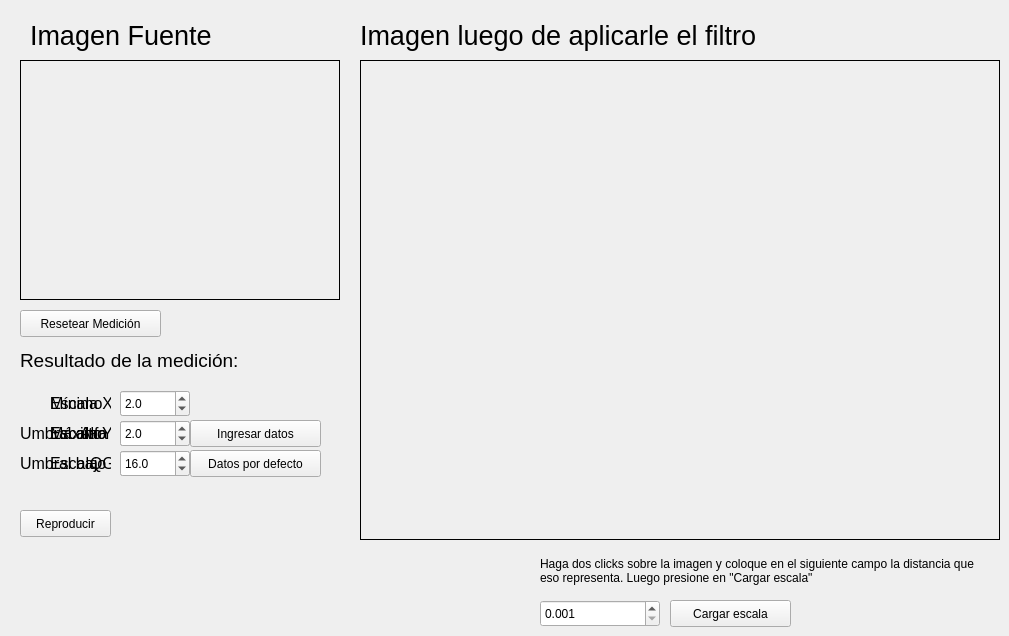
  <widget class="QWidget" name="centralwidget">
   <widget class="QLabel" name="labelCaptura">
    <property name="geometry">
     <rect>
      <x>30</x>
      <y>20</y>
      <width>201</width>
      <height>31</height>
     </rect>
    </property>
    <property name="font">
     <font>
      <pointsize>20</pointsize>
     </font>
    </property>
    <property name="text">
     <string>Imagen Fuente</string>
    </property>
   </widget>
   <widget class="QLabel" name="labelAplicada">
    <property name="geometry">
     <rect>
      <x>360</x>
      <y>20</y>
      <width>451</width>
      <height>31</height>
     </rect>
    </property>
    <property name="font">
     <font>
      <pointsize>20</pointsize>
     </font>
    </property>
    <property name="text">
     <string>Imagen luego de aplicarle el filtro</string>
    </property>
   </widget>
   <widget class="QLabel" name="labelResultado">
    <property name="geometry">
     <rect>
      <x>20</x>
      <y>350</y>
      <width>321</width>
      <height>21</height>
     </rect>
    </property>
    <property name="font">
     <font>
      <pointsize>14</pointsize>
      <weight>50</weight>
      <italic>false</italic>
      <bold>false</bold>
     </font>
    </property>
    <property name="text">
     <string>Resultado de la medición: </string>
    </property>
   </widget>
   <widget class="QPushButton" name="botonResetearMedicion">
    <property name="geometry">
     <rect>
      <x>20</x>
      <y>310</y>
      <width>141</width>
      <height>27</height>
     </rect>
    </property>
    <property name="text">
     <string>Resetear Medición</string>
    </property>
   </widget>
   <widget class="QLabel" name="labelDestiny">
    <property name="geometry">
     <rect>
      <x>360</x>
      <y>60</y>
      <width>640</width>
      <height>480</height>
     </rect>
    </property>
    <property name="sizePolicy">
     <sizepolicy hsizetype="Expanding" vsizetype="Expanding">
      <horstretch>0</horstretch>
      <verstretch>0</verstretch>
     </sizepolicy>
    </property>
    <property name="minimumSize">
     <size>
      <width>10</width>
      <height>10</height>
     </size>
    </property>
    <property name="maximumSize">
     <size>
      <width>640</width>
      <height>480</height>
     </size>
    </property>
    <property name="palette">
     <palette>
      <active>
       <colorrole role="WindowText">
        <brush brushstyle="SolidPattern">
         <color alpha="255">
          <red>0</red>
          <green>0</green>
          <blue>0</blue>
         </color>
        </brush>
       </colorrole>
       <colorrole role="Button">
        <brush brushstyle="SolidPattern">
         <color alpha="255">
          <red>229</red>
          <green>240</green>
          <blue>232</blue>
         </color>
        </brush>
       </colorrole>
       <colorrole role="Light">
        <brush brushstyle="SolidPattern">
         <color alpha="255">
          <red>255</red>
          <green>255</green>
          <blue>255</blue>
         </color>
        </brush>
       </colorrole>
       <colorrole role="Midlight">
        <brush brushstyle="SolidPattern">
         <color alpha="255">
          <red>242</red>
          <green>247</green>
          <blue>243</blue>
         </color>
        </brush>
       </colorrole>
       <colorrole role="Dark">
        <brush brushstyle="SolidPattern">
         <color alpha="255">
          <red>114</red>
          <green>120</green>
          <blue>116</blue>
         </color>
        </brush>
       </colorrole>
       <colorrole role="Mid">
        <brush brushstyle="SolidPattern">
         <color alpha="255">
          <red>153</red>
          <green>160</green>
          <blue>155</blue>
         </color>
        </brush>
       </colorrole>
       <colorrole role="Text">
        <brush brushstyle="SolidPattern">
         <color alpha="255">
          <red>0</red>
          <green>0</green>
          <blue>0</blue>
         </color>
        </brush>
       </colorrole>
       <colorrole role="BrightText">
        <brush brushstyle="SolidPattern">
         <color alpha="255">
          <red>255</red>
          <green>255</green>
          <blue>255</blue>
         </color>
        </brush>
       </colorrole>
       <colorrole role="ButtonText">
        <brush brushstyle="SolidPattern">
         <color alpha="255">
          <red>0</red>
          <green>0</green>
          <blue>0</blue>
         </color>
        </brush>
       </colorrole>
       <colorrole role="Base">
        <brush brushstyle="SolidPattern">
         <color alpha="255">
          <red>255</red>
          <green>255</green>
          <blue>255</blue>
         </color>
        </brush>
       </colorrole>
       <colorrole role="Window">
        <brush brushstyle="SolidPattern">
         <color alpha="255">
          <red>229</red>
          <green>240</green>
          <blue>232</blue>
         </color>
        </brush>
       </colorrole>
       <colorrole role="Shadow">
        <brush brushstyle="SolidPattern">
         <color alpha="255">
          <red>0</red>
          <green>0</green>
          <blue>0</blue>
         </color>
        </brush>
       </colorrole>
       <colorrole role="AlternateBase">
        <brush brushstyle="SolidPattern">
         <color alpha="255">
          <red>242</red>
          <green>247</green>
          <blue>243</blue>
         </color>
        </brush>
       </colorrole>
       <colorrole role="ToolTipBase">
        <brush brushstyle="SolidPattern">
         <color alpha="255">
          <red>255</red>
          <green>255</green>
          <blue>220</blue>
         </color>
        </brush>
       </colorrole>
       <colorrole role="ToolTipText">
        <brush brushstyle="SolidPattern">
         <color alpha="255">
          <red>0</red>
          <green>0</green>
          <blue>0</blue>
         </color>
        </brush>
       </colorrole>
      </active>
      <inactive>
       <colorrole role="WindowText">
        <brush brushstyle="SolidPattern">
         <color alpha="255">
          <red>0</red>
          <green>0</green>
          <blue>0</blue>
         </color>
        </brush>
       </colorrole>
       <colorrole role="Button">
        <brush brushstyle="SolidPattern">
         <color alpha="255">
          <red>229</red>
          <green>240</green>
          <blue>232</blue>
         </color>
        </brush>
       </colorrole>
       <colorrole role="Light">
        <brush brushstyle="SolidPattern">
         <color alpha="255">
          <red>255</red>
          <green>255</green>
          <blue>255</blue>
         </color>
        </brush>
       </colorrole>
       <colorrole role="Midlight">
        <brush brushstyle="SolidPattern">
         <color alpha="255">
          <red>242</red>
          <green>247</green>
          <blue>243</blue>
         </color>
        </brush>
       </colorrole>
       <colorrole role="Dark">
        <brush brushstyle="SolidPattern">
         <color alpha="255">
          <red>114</red>
          <green>120</green>
          <blue>116</blue>
         </color>
        </brush>
       </colorrole>
       <colorrole role="Mid">
        <brush brushstyle="SolidPattern">
         <color alpha="255">
          <red>153</red>
          <green>160</green>
          <blue>155</blue>
         </color>
        </brush>
       </colorrole>
       <colorrole role="Text">
        <brush brushstyle="SolidPattern">
         <color alpha="255">
          <red>0</red>
          <green>0</green>
          <blue>0</blue>
         </color>
        </brush>
       </colorrole>
       <colorrole role="BrightText">
        <brush brushstyle="SolidPattern">
         <color alpha="255">
          <red>255</red>
          <green>255</green>
          <blue>255</blue>
         </color>
        </brush>
       </colorrole>
       <colorrole role="ButtonText">
        <brush brushstyle="SolidPattern">
         <color alpha="255">
          <red>0</red>
          <green>0</green>
          <blue>0</blue>
         </color>
        </brush>
       </colorrole>
       <colorrole role="Base">
        <brush brushstyle="SolidPattern">
         <color alpha="255">
          <red>255</red>
          <green>255</green>
          <blue>255</blue>
         </color>
        </brush>
       </colorrole>
       <colorrole role="Window">
        <brush brushstyle="SolidPattern">
         <color alpha="255">
          <red>229</red>
          <green>240</green>
          <blue>232</blue>
         </color>
        </brush>
       </colorrole>
       <colorrole role="Shadow">
        <brush brushstyle="SolidPattern">
         <color alpha="255">
          <red>0</red>
          <green>0</green>
          <blue>0</blue>
         </color>
        </brush>
       </colorrole>
       <colorrole role="AlternateBase">
        <brush brushstyle="SolidPattern">
         <color alpha="255">
          <red>242</red>
          <green>247</green>
          <blue>243</blue>
         </color>
        </brush>
       </colorrole>
       <colorrole role="ToolTipBase">
        <brush brushstyle="SolidPattern">
         <color alpha="255">
          <red>255</red>
          <green>255</green>
          <blue>220</blue>
         </color>
        </brush>
       </colorrole>
       <colorrole role="ToolTipText">
        <brush brushstyle="SolidPattern">
         <color alpha="255">
          <red>0</red>
          <green>0</green>
          <blue>0</blue>
         </color>
        </brush>
       </colorrole>
      </inactive>
      <disabled>
       <colorrole role="WindowText">
        <brush brushstyle="SolidPattern">
         <color alpha="255">
          <red>114</red>
          <green>120</green>
          <blue>116</blue>
         </color>
        </brush>
       </colorrole>
       <colorrole role="Button">
        <brush brushstyle="SolidPattern">
         <color alpha="255">
          <red>229</red>
          <green>240</green>
          <blue>232</blue>
         </color>
        </brush>
       </colorrole>
       <colorrole role="Light">
        <brush brushstyle="SolidPattern">
         <color alpha="255">
          <red>255</red>
          <green>255</green>
          <blue>255</blue>
         </color>
        </brush>
       </colorrole>
       <colorrole role="Midlight">
        <brush brushstyle="SolidPattern">
         <color alpha="255">
          <red>242</red>
          <green>247</green>
          <blue>243</blue>
         </color>
        </brush>
       </colorrole>
       <colorrole role="Dark">
        <brush brushstyle="SolidPattern">
         <color alpha="255">
          <red>114</red>
          <green>120</green>
          <blue>116</blue>
         </color>
        </brush>
       </colorrole>
       <colorrole role="Mid">
        <brush brushstyle="SolidPattern">
         <color alpha="255">
          <red>153</red>
          <green>160</green>
          <blue>155</blue>
         </color>
        </brush>
       </colorrole>
       <colorrole role="Text">
        <brush brushstyle="SolidPattern">
         <color alpha="255">
          <red>114</red>
          <green>120</green>
          <blue>116</blue>
         </color>
        </brush>
       </colorrole>
       <colorrole role="BrightText">
        <brush brushstyle="SolidPattern">
         <color alpha="255">
          <red>255</red>
          <green>255</green>
          <blue>255</blue>
         </color>
        </brush>
       </colorrole>
       <colorrole role="ButtonText">
        <brush brushstyle="SolidPattern">
         <color alpha="255">
          <red>114</red>
          <green>120</green>
          <blue>116</blue>
         </color>
        </brush>
       </colorrole>
       <colorrole role="Base">
        <brush brushstyle="SolidPattern">
         <color alpha="255">
          <red>229</red>
          <green>240</green>
          <blue>232</blue>
         </color>
        </brush>
       </colorrole>
       <colorrole role="Window">
        <brush brushstyle="SolidPattern">
         <color alpha="255">
          <red>229</red>
          <green>240</green>
          <blue>232</blue>
         </color>
        </brush>
       </colorrole>
       <colorrole role="Shadow">
        <brush brushstyle="SolidPattern">
         <color alpha="255">
          <red>0</red>
          <green>0</green>
          <blue>0</blue>
         </color>
        </brush>
       </colorrole>
       <colorrole role="AlternateBase">
        <brush brushstyle="SolidPattern">
         <color alpha="255">
          <red>229</red>
          <green>240</green>
          <blue>232</blue>
         </color>
        </brush>
       </colorrole>
       <colorrole role="ToolTipBase">
        <brush brushstyle="SolidPattern">
         <color alpha="255">
          <red>255</red>
          <green>255</green>
          <blue>220</blue>
         </color>
        </brush>
       </colorrole>
       <colorrole role="ToolTipText">
        <brush brushstyle="SolidPattern">
         <color alpha="255">
          <red>0</red>
          <green>0</green>
          <blue>0</blue>
         </color>
        </brush>
       </colorrole>
      </disabled>
     </palette>
    </property>
    <property name="cursor">
     <cursorShape>PointingHandCursor</cursorShape>
    </property>
    <property name="mouseTracking">
     <bool>false</bool>
    </property>
    <property name="frameShape">
     <enum>QFrame::Box</enum>
    </property>
    <property name="text">
     <string/>
    </property>
   </widget>
   <widget class="QLabel" name="labelSource">
    <property name="geometry">
     <rect>
      <x>20</x>
      <y>60</y>
      <width>320</width>
      <height>240</height>
     </rect>
    </property>
    <property name="minimumSize">
     <size>
      <width>10</width>
      <height>10</height>
     </size>
    </property>
    <property name="maximumSize">
     <size>
      <width>320</width>
      <height>240</height>
     </size>
    </property>
    <property name="palette">
     <palette>
      <active>
       <colorrole role="WindowText">
        <brush brushstyle="SolidPattern">
         <color alpha="255">
          <red>0</red>
          <green>0</green>
          <blue>0</blue>
         </color>
        </brush>
       </colorrole>
       <colorrole role="Button">
        <brush brushstyle="SolidPattern">
         <color alpha="255">
          <red>218</red>
          <green>240</green>
          <blue>220</blue>
         </color>
        </brush>
       </colorrole>
       <colorrole role="Light">
        <brush brushstyle="SolidPattern">
         <color alpha="255">
          <red>255</red>
          <green>255</green>
          <blue>255</blue>
         </color>
        </brush>
       </colorrole>
       <colorrole role="Midlight">
        <brush brushstyle="SolidPattern">
         <color alpha="255">
          <red>236</red>
          <green>247</green>
          <blue>237</blue>
         </color>
        </brush>
       </colorrole>
       <colorrole role="Dark">
        <brush brushstyle="SolidPattern">
         <color alpha="255">
          <red>109</red>
          <green>120</green>
          <blue>110</blue>
         </color>
        </brush>
       </colorrole>
       <colorrole role="Mid">
        <brush brushstyle="SolidPattern">
         <color alpha="255">
          <red>145</red>
          <green>160</green>
          <blue>147</blue>
         </color>
        </brush>
       </colorrole>
       <colorrole role="Text">
        <brush brushstyle="SolidPattern">
         <color alpha="255">
          <red>0</red>
          <green>0</green>
          <blue>0</blue>
         </color>
        </brush>
       </colorrole>
       <colorrole role="BrightText">
        <brush brushstyle="SolidPattern">
         <color alpha="255">
          <red>255</red>
          <green>255</green>
          <blue>255</blue>
         </color>
        </brush>
       </colorrole>
       <colorrole role="ButtonText">
        <brush brushstyle="SolidPattern">
         <color alpha="255">
          <red>0</red>
          <green>0</green>
          <blue>0</blue>
         </color>
        </brush>
       </colorrole>
       <colorrole role="Base">
        <brush brushstyle="SolidPattern">
         <color alpha="255">
          <red>255</red>
          <green>255</green>
          <blue>255</blue>
         </color>
        </brush>
       </colorrole>
       <colorrole role="Window">
        <brush brushstyle="SolidPattern">
         <color alpha="255">
          <red>218</red>
          <green>240</green>
          <blue>220</blue>
         </color>
        </brush>
       </colorrole>
       <colorrole role="Shadow">
        <brush brushstyle="SolidPattern">
         <color alpha="255">
          <red>0</red>
          <green>0</green>
          <blue>0</blue>
         </color>
        </brush>
       </colorrole>
       <colorrole role="AlternateBase">
        <brush brushstyle="SolidPattern">
         <color alpha="255">
          <red>236</red>
          <green>247</green>
          <blue>237</blue>
         </color>
        </brush>
       </colorrole>
       <colorrole role="ToolTipBase">
        <brush brushstyle="SolidPattern">
         <color alpha="255">
          <red>255</red>
          <green>255</green>
          <blue>220</blue>
         </color>
        </brush>
       </colorrole>
       <colorrole role="ToolTipText">
        <brush brushstyle="SolidPattern">
         <color alpha="255">
          <red>0</red>
          <green>0</green>
          <blue>0</blue>
         </color>
        </brush>
       </colorrole>
      </active>
      <inactive>
       <colorrole role="WindowText">
        <brush brushstyle="SolidPattern">
         <color alpha="255">
          <red>0</red>
          <green>0</green>
          <blue>0</blue>
         </color>
        </brush>
       </colorrole>
       <colorrole role="Button">
        <brush brushstyle="SolidPattern">
         <color alpha="255">
          <red>218</red>
          <green>240</green>
          <blue>220</blue>
         </color>
        </brush>
       </colorrole>
       <colorrole role="Light">
        <brush brushstyle="SolidPattern">
         <color alpha="255">
          <red>255</red>
          <green>255</green>
          <blue>255</blue>
         </color>
        </brush>
       </colorrole>
       <colorrole role="Midlight">
        <brush brushstyle="SolidPattern">
         <color alpha="255">
          <red>236</red>
          <green>247</green>
          <blue>237</blue>
         </color>
        </brush>
       </colorrole>
       <colorrole role="Dark">
        <brush brushstyle="SolidPattern">
         <color alpha="255">
          <red>109</red>
          <green>120</green>
          <blue>110</blue>
         </color>
        </brush>
       </colorrole>
       <colorrole role="Mid">
        <brush brushstyle="SolidPattern">
         <color alpha="255">
          <red>145</red>
          <green>160</green>
          <blue>147</blue>
         </color>
        </brush>
       </colorrole>
       <colorrole role="Text">
        <brush brushstyle="SolidPattern">
         <color alpha="255">
          <red>0</red>
          <green>0</green>
          <blue>0</blue>
         </color>
        </brush>
       </colorrole>
       <colorrole role="BrightText">
        <brush brushstyle="SolidPattern">
         <color alpha="255">
          <red>255</red>
          <green>255</green>
          <blue>255</blue>
         </color>
        </brush>
       </colorrole>
       <colorrole role="ButtonText">
        <brush brushstyle="SolidPattern">
         <color alpha="255">
          <red>0</red>
          <green>0</green>
          <blue>0</blue>
         </color>
        </brush>
       </colorrole>
       <colorrole role="Base">
        <brush brushstyle="SolidPattern">
         <color alpha="255">
          <red>255</red>
          <green>255</green>
          <blue>255</blue>
         </color>
        </brush>
       </colorrole>
       <colorrole role="Window">
        <brush brushstyle="SolidPattern">
         <color alpha="255">
          <red>218</red>
          <green>240</green>
          <blue>220</blue>
         </color>
        </brush>
       </colorrole>
       <colorrole role="Shadow">
        <brush brushstyle="SolidPattern">
         <color alpha="255">
          <red>0</red>
          <green>0</green>
          <blue>0</blue>
         </color>
        </brush>
       </colorrole>
       <colorrole role="AlternateBase">
        <brush brushstyle="SolidPattern">
         <color alpha="255">
          <red>236</red>
          <green>247</green>
          <blue>237</blue>
         </color>
        </brush>
       </colorrole>
       <colorrole role="ToolTipBase">
        <brush brushstyle="SolidPattern">
         <color alpha="255">
          <red>255</red>
          <green>255</green>
          <blue>220</blue>
         </color>
        </brush>
       </colorrole>
       <colorrole role="ToolTipText">
        <brush brushstyle="SolidPattern">
         <color alpha="255">
          <red>0</red>
          <green>0</green>
          <blue>0</blue>
         </color>
        </brush>
       </colorrole>
      </inactive>
      <disabled>
       <colorrole role="WindowText">
        <brush brushstyle="SolidPattern">
         <color alpha="255">
          <red>109</red>
          <green>120</green>
          <blue>110</blue>
         </color>
        </brush>
       </colorrole>
       <colorrole role="Button">
        <brush brushstyle="SolidPattern">
         <color alpha="255">
          <red>218</red>
          <green>240</green>
          <blue>220</blue>
         </color>
        </brush>
       </colorrole>
       <colorrole role="Light">
        <brush brushstyle="SolidPattern">
         <color alpha="255">
          <red>255</red>
          <green>255</green>
          <blue>255</blue>
         </color>
        </brush>
       </colorrole>
       <colorrole role="Midlight">
        <brush brushstyle="SolidPattern">
         <color alpha="255">
          <red>236</red>
          <green>247</green>
          <blue>237</blue>
         </color>
        </brush>
       </colorrole>
       <colorrole role="Dark">
        <brush brushstyle="SolidPattern">
         <color alpha="255">
          <red>109</red>
          <green>120</green>
          <blue>110</blue>
         </color>
        </brush>
       </colorrole>
       <colorrole role="Mid">
        <brush brushstyle="SolidPattern">
         <color alpha="255">
          <red>145</red>
          <green>160</green>
          <blue>147</blue>
         </color>
        </brush>
       </colorrole>
       <colorrole role="Text">
        <brush brushstyle="SolidPattern">
         <color alpha="255">
          <red>109</red>
          <green>120</green>
          <blue>110</blue>
         </color>
        </brush>
       </colorrole>
       <colorrole role="BrightText">
        <brush brushstyle="SolidPattern">
         <color alpha="255">
          <red>255</red>
          <green>255</green>
          <blue>255</blue>
         </color>
        </brush>
       </colorrole>
       <colorrole role="ButtonText">
        <brush brushstyle="SolidPattern">
         <color alpha="255">
          <red>109</red>
          <green>120</green>
          <blue>110</blue>
         </color>
        </brush>
       </colorrole>
       <colorrole role="Base">
        <brush brushstyle="SolidPattern">
         <color alpha="255">
          <red>218</red>
          <green>240</green>
          <blue>220</blue>
         </color>
        </brush>
       </colorrole>
       <colorrole role="Window">
        <brush brushstyle="SolidPattern">
         <color alpha="255">
          <red>218</red>
          <green>240</green>
          <blue>220</blue>
         </color>
        </brush>
       </colorrole>
       <colorrole role="Shadow">
        <brush brushstyle="SolidPattern">
         <color alpha="255">
          <red>0</red>
          <green>0</green>
          <blue>0</blue>
         </color>
        </brush>
       </colorrole>
       <colorrole role="AlternateBase">
        <brush brushstyle="SolidPattern">
         <color alpha="255">
          <red>218</red>
          <green>240</green>
          <blue>220</blue>
         </color>
        </brush>
       </colorrole>
       <colorrole role="ToolTipBase">
        <brush brushstyle="SolidPattern">
         <color alpha="255">
          <red>255</red>
          <green>255</green>
          <blue>220</blue>
         </color>
        </brush>
       </colorrole>
       <colorrole role="ToolTipText">
        <brush brushstyle="SolidPattern">
         <color alpha="255">
          <red>0</red>
          <green>0</green>
          <blue>0</blue>
         </color>
        </brush>
       </colorrole>
      </disabled>
     </palette>
    </property>
    <property name="frameShape">
     <enum>QFrame::Box</enum>
    </property>
    <property name="frameShadow">
     <enum>QFrame::Plain</enum>
    </property>
    <property name="lineWidth">
     <number>1</number>
    </property>
    <property name="text">
     <string/>
    </property>
   </widget>
   <widget class="QLabel" name="labelInstruccion">
    <property name="geometry">
     <rect>
      <x>540</x>
      <y>550</y>
      <width>441</width>
      <height>41</height>
     </rect>
    </property>
    <property name="maximumSize">
     <size>
      <width>621</width>
      <height>16777215</height>
     </size>
    </property>
    <property name="text">
     <string>Haga dos clicks sobre la imagen y coloque en el siguiente campo la distancia que eso representa. Luego presione en &quot;Cargar escala&quot;</string>
    </property>
    <property name="wordWrap">
     <bool>true</bool>
    </property>
   </widget>
   <widget class="QPushButton" name="botonEscala">
    <property name="geometry">
     <rect>
      <x>670</x>
      <y>600</y>
      <width>121</width>
      <height>27</height>
     </rect>
    </property>
    <property name="text">
     <string>Cargar escala</string>
    </property>
   </widget>
   <widget class="QLabel" name="labelTH">
    <property name="geometry">
     <rect>
      <x>20</x>
      <y>420</y>
      <width>91</width>
      <height>27</height>
     </rect>
    </property>
    <property name="font">
     <font>
      <pointsize>12</pointsize>
      <weight>50</weight>
      <italic>false</italic>
      <bold>false</bold>
     </font>
    </property>
    <property name="text">
     <string>Umbral alto</string>
    </property>
   </widget>
   <widget class="QLabel" name="labelTL">
    <property name="geometry">
     <rect>
      <x>20</x>
      <y>450</y>
      <width>91</width>
      <height>27</height>
     </rect>
    </property>
    <property name="font">
     <font>
      <pointsize>12</pointsize>
     </font>
    </property>
    <property name="text">
     <string>Umbral bajo</string>
    </property>
   </widget>
   <widget class="QPushButton" name="botonDatosIngreso">
    <property name="geometry">
     <rect>
      <x>190</x>
      <y>420</y>
      <width>131</width>
      <height>27</height>
     </rect>
    </property>
    <property name="text">
     <string>Ingresar datos</string>
    </property>
   </widget>
   <widget class="QPushButton" name="botonUmbralesDefault">
    <property name="geometry">
     <rect>
      <x>190</x>
      <y>450</y>
      <width>131</width>
      <height>27</height>
     </rect>
    </property>
    <property name="text">
     <string>Datos por defecto</string>
    </property>
   </widget>
   <widget class="QDoubleSpinBox" name="campoEscala">
    <property name="geometry">
     <rect>
      <x>540</x>
      <y>600</y>
      <width>120</width>
      <height>27</height>
     </rect>
    </property>
    <property name="decimals">
     <number>3</number>
    </property>
    <property name="minimum">
     <double>0.001000000000000</double>
    </property>
    <property name="maximum">
     <double>99999.990000000005239</double>
    </property>
    <property name="value">
     <double>0.001000000000000</double>
    </property>
   </widget>
   <widget class="QSpinBox" name="campoTH">
    <property name="geometry">
     <rect>
      <x>120</x>
      <y>420</y>
      <width>70</width>
      <height>27</height>
     </rect>
    </property>
    <property name="maximum">
     <number>255</number>
    </property>
   </widget>
   <widget class="QSpinBox" name="campoTL">
    <property name="geometry">
     <rect>
      <x>120</x>
      <y>450</y>
      <width>70</width>
      <height>27</height>
     </rect>
    </property>
    <property name="maximum">
     <number>255</number>
    </property>
   </widget>
   <widget class="QPushButton" name="botonPlayPausa">
    <property name="geometry">
     <rect>
      <x>20</x>
      <y>510</y>
      <width>91</width>
      <height>27</height>
     </rect>
    </property>
    <property name="cursor">
     <cursorShape>ArrowCursor</cursorShape>
    </property>
    <property name="focusPolicy">
     <enum>Qt::StrongFocus</enum>
    </property>
    <property name="text">
     <string>Reproducir</string>
    </property>
   </widget>
   <widget class="QLabel" name="labelColorizar">
    <property name="geometry">
     <rect>
      <x>80</x>
      <y>420</y>
      <width>31</width>
      <height>27</height>
     </rect>
    </property>
    <property name="font">
     <font>
      <pointsize>12</pointsize>
      <weight>50</weight>
      <italic>false</italic>
      <bold>false</bold>
     </font>
    </property>
    <property name="text">
     <string>Alfa</string>
    </property>
   </widget>
   <widget class="QDoubleSpinBox" name="campoAlpha">
    <property name="geometry">
     <rect>
      <x>120</x>
      <y>420</y>
      <width>70</width>
      <height>27</height>
     </rect>
    </property>
    <property name="minimum">
     <double>0.000000000000000</double>
    </property>
    <property name="maximum">
     <double>1.000000000000000</double>
    </property>
    <property name="singleStep">
     <double>0.010000000000000</double>
    </property>
    <property name="value">
     <double>0.500000000000000</double>
    </property>
   </widget>
   <widget class="QLabel" name="labelMinimo">
    <property name="geometry">
     <rect>
      <x>50</x>
      <y>390</y>
      <width>61</width>
      <height>27</height>
     </rect>
    </property>
    <property name="font">
     <font>
      <pointsize>12</pointsize>
     </font>
    </property>
    <property name="text">
     <string>Mínimo</string>
    </property>
   </widget>
   <widget class="QLabel" name="labelMaximo">
    <property name="geometry">
     <rect>
      <x>50</x>
      <y>420</y>
      <width>61</width>
      <height>27</height>
     </rect>
    </property>
    <property name="font">
     <font>
      <pointsize>12</pointsize>
     </font>
    </property>
    <property name="text">
     <string>Máximo</string>
    </property>
   </widget>
   <widget class="QLabel" name="labelQ">
    <property name="geometry">
     <rect>
      <x>90</x>
      <y>450</y>
      <width>21</width>
      <height>27</height>
     </rect>
    </property>
    <property name="font">
     <font>
      <pointsize>12</pointsize>
     </font>
    </property>
    <property name="text">
     <string>Q</string>
    </property>
   </widget>
   <widget class="QSpinBox" name="campoMinimo">
    <property name="geometry">
     <rect>
      <x>120</x>
      <y>390</y>
      <width>70</width>
      <height>27</height>
     </rect>
    </property>
    <property name="maximum">
     <number>255</number>
    </property>
    <property name="value">
     <number>64</number>
    </property>
   </widget>
   <widget class="QSpinBox" name="campoMaximo">
    <property name="geometry">
     <rect>
      <x>120</x>
      <y>420</y>
      <width>70</width>
      <height>27</height>
     </rect>
    </property>
    <property name="maximum">
     <number>255</number>
    </property>
    <property name="value">
     <number>128</number>
    </property>
   </widget>
   <widget class="QSpinBox" name="campoQ">
    <property name="geometry">
     <rect>
      <x>120</x>
      <y>450</y>
      <width>70</width>
      <height>27</height>
     </rect>
    </property>
    <property name="maximum">
     <number>255</number>
    </property>
    <property name="value">
     <number>16</number>
    </property>
   </widget>
   <widget class="QLabel" name="labelx_scale">
    <property name="geometry">
     <rect>
      <x>50</x>
      <y>390</y>
      <width>61</width>
      <height>27</height>
     </rect>
    </property>
    <property name="font">
     <font>
      <pointsize>12</pointsize>
     </font>
    </property>
    <property name="text">
     <string>Escala X</string>
    </property>
   </widget>
   <widget class="QLabel" name="labely_scale">
    <property name="geometry">
     <rect>
      <x>50</x>
      <y>420</y>
      <width>61</width>
      <height>27</height>
     </rect>
    </property>
    <property name="font">
     <font>
      <pointsize>12</pointsize>
     </font>
    </property>
    <property name="text">
     <string>Escala Y</string>
    </property>
   </widget>
   <widget class="QLabel" name="labelg_scale">
    <property name="geometry">
     <rect>
      <x>50</x>
      <y>450</y>
      <width>61</width>
      <height>27</height>
     </rect>
    </property>
    <property name="font">
     <font>
      <pointsize>12</pointsize>
     </font>
    </property>
    <property name="text">
     <string>Escala G</string>
    </property>
   </widget>
   <widget class="QDoubleSpinBox" name="campox_scale">
    <property name="geometry">
     <rect>
      <x>120</x>
      <y>390</y>
      <width>70</width>
      <height>27</height>
     </rect>
    </property>
    <property name="decimals">
     <number>1</number>
    </property>
    <property name="minimum">
     <double>0.000000000000000</double>
    </property>
    <property name="maximum">
     <double>32.000000000000000</double>
    </property>
    <property name="singleStep">
     <double>0.100000000000000</double>
    </property>
    <property name="value">
     <double>2.000000000000000</double>
    </property>
   </widget>
   <widget class="QDoubleSpinBox" name="campoy_scale">
    <property name="geometry">
     <rect>
      <x>120</x>
      <y>420</y>
      <width>70</width>
      <height>27</height>
     </rect>
    </property>
    <property name="decimals">
     <number>1</number>
    </property>
    <property name="minimum">
     <double>0.000000000000000</double>
    </property>
    <property name="maximum">
     <double>32.000000000000000</double>
    </property>
    <property name="singleStep">
     <double>0.100000000000000</double>
    </property>
    <property name="value">
     <double>2.000000000000000</double>
    </property>
   </widget>
   <widget class="QDoubleSpinBox" name="campog_scale">
    <property name="geometry">
     <rect>
      <x>120</x>
      <y>450</y>
      <width>70</width>
      <height>27</height>
     </rect>
    </property>
    <property name="decimals">
     <number>1</number>
    </property>
    <property name="minimum">
     <double>0.000000000000000</double>
    </property>
    <property name="maximum">
     <double>255.000000000000000</double>
    </property>
    <property name="singleStep">
     <double>0.100000000000000</double>
    </property>
    <property name="value">
     <double>16.000000000000000</double>
    </property>
   </widget>
  </widget>
